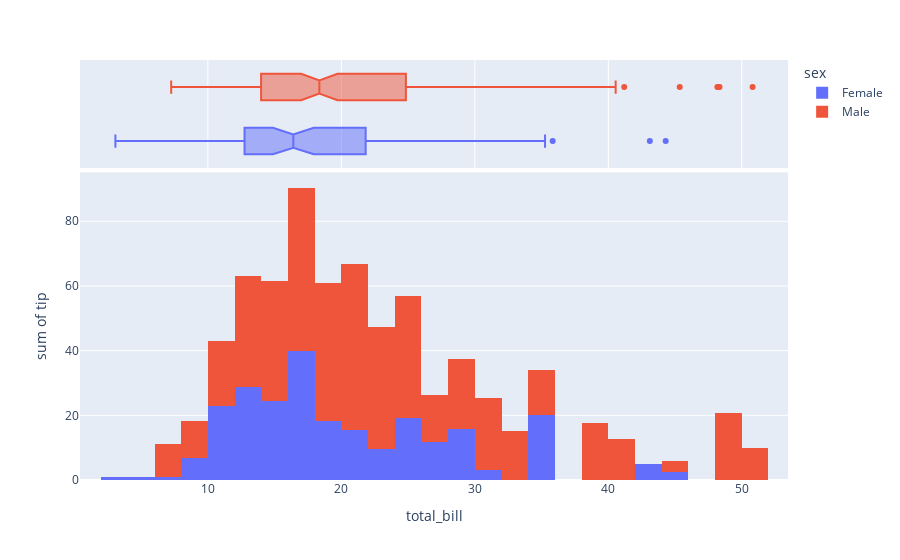

Notebook code cell kept with this figure:
### Markdown cell above
**Plotly** : *Combined statistical representations with px.histogram*

### Code cell
import plotly.express as px
df = px.data.tips()
fig = px.histogram(df, x="total_bill", y="tip", color="sex",
                   marginal="box", # or violin, rug
                   hover_data=df.columns)
fig.show()

### Figure 1 — Plotly figure (JSON) as saved in the notebook; plotly's stock layout.template omitted (floating-point values rounded to 4 significant figures; data arrays with more than 128 entries replaced by an {"elided": "..."} marker saying what was removed)
{"data": [{"alignmentgroup": "True", "bingroup": "x", "histfunc": "sum", "hovertemplate": "sex=Female<br>total_bill=%{x}<br>sum of tip=%{y}<extra></extra>", "legendgroup": "Female", "marker": {"color": "#636efa", "pattern": {"shape": ""}}, "name": "Female", "offsetgroup": "Female", "orientation": "v", "showlegend": true, "type": "histogram", "x": [16.99, 24.59, 35.26, 14.83, 10.33, 16.97, 20.29, 15.77, 19.65, 15.06, 20.69, 16.93, 10.29, 34.81, 26.41, 16.45, 3.07, 17.07, 26.86, 25.28, 14.73, 10.07, 34.83, 5.75, 16.32, 22.75, 11.35, 15.38, 44.3, 22.42, 20.92, 14.31, 7.25, 25.71, 17.31, 10.65, 12.43, 24.08, 13.42, 12.48, 29.8, 14.52, 11.38, 20.27, 11.17, 12.26, 18.26, 8.51, 10.33, 14.15, 13.16, 17.47, 27.05, 16.43, 8.35, 18.64, 11.87, 29.85, 25, 13.39, 16.21, 17.51, 10.59, 10.63, 9.6, 20.9, 18.15, 19.81, 43.11, 13, 12.74, 13, 16.4, 16.47, 12.76, 13.27, 28.17, 12.9, 30.14, 13.42, 15.98, 16.27, 10.09, 22.12, 35.83, 27.18, 18.78], "xaxis": "x", "y": [1.01, 3.61, 5, 3.02, 1.67, 3.5, 2.75, 2.23, 3, 3, 2.45, 3.07, 2.6, 5.2, 1.5, 2.47, 1, 3, 3.14, 5, 2.2, 1.83, 5.17, 1, 4.3, 3.25, 2.5, 3, 2.5, 3.48, 4.08, 4, 1, 4, 3.5, 1.5, 1.8, 2.92, 1.68, 2.52, 4.2, 2, 2, 2.83, 1.5, 2, 3.25, 1.25, 2, 2, 2.75, 3.5, 5, 2.3, 1.5, 1.36, 1.63, 5.14, 3.75, 2.61, 2, 3, 1.61, 2, 4, 3.5, 3.5, 4.19, 5, 2, 2.01, 2, 2.5, 3.23, 2.23, 2.5, 6.5, 1.1, 3.09, 3.48, 3, 2.5, 2, 2.88, 4.67, 2, 3], "yaxis": "y"}, {"alignmentgroup": "True", "customdata": {"elided": "87x5 mixed values"}, "hovertemplate": "sex=%{customdata[0]}<br>total_bill=%{x}<br>smoker=%{customdata[1]}<br>day=%{customdata[2]}<br>time=%{customdata[3]}<br>size=%{customdata[4]}<extra></extra>", "legendgroup": "Female", "marker": {"color": "#636efa"}, "name": "Female", "notched": true, "offsetgroup": "Female", "showlegend": false, "type": "box", "x": [16.99, 24.59, 35.26, 14.83, 10.33, 16.97, 20.29, 15.77, 19.65, 15.06, 20.69, 16.93, 10.29, 34.81, 26.41, 16.45, 3.07, 17.07, 26.86, 25.28, 14.73, 10.07, 34.83, 5.75, 16.32, 22.75, 11.35, 15.38, 44.3, 22.42, 20.92, 14.31, 7.25, 25.71, 17.31, 10.65, 12.43, 24.08, 13.42, 12.48, 29.8, 14.52, 11.38, 20.27, 11.17, 12.26, 18.26, 8.51, 10.33, 14.15, 13.16, 17.47, 27.05, 16.43, 8.35, 18.64, 11.87, 29.85, 25, 13.39, 16.21, 17.51, 10.59, 10.63, 9.6, 20.9, 18.15, 19.81, 43.11, 13, 12.74, 13, 16.4, 16.47, 12.76, 13.27, 28.17, 12.9, 30.14, 13.42, 15.98, 16.27, 10.09, 22.12, 35.83, 27.18, 18.78], "xaxis": "x2", "yaxis": "y2"}, {"alignmentgroup": "True", "bingroup": "x", "histfunc": "sum", "hovertemplate": "sex=Male<br>total_bill=%{x}<br>sum of tip=%{y}<extra></extra>", "legendgroup": "Male", "marker": {"color": "#EF553B", "pattern": {"shape": ""}}, "name": "Male", "offsetgroup": "Male", "orientation": "v", "showlegend": true, "type": "histogram", "x": {"elided": "157 float values"}, "xaxis": "x", "y": {"elided": "157 float values"}, "yaxis": "y"}, {"alignmentgroup": "True", "customdata": {"elided": "157x5 mixed values"}, "hovertemplate": "sex=%{customdata[0]}<br>total_bill=%{x}<br>smoker=%{customdata[1]}<br>day=%{customdata[2]}<br>time=%{customdata[3]}<br>size=%{customdata[4]}<extra></extra>", "legendgroup": "Male", "marker": {"color": "#EF553B"}, "name": "Male", "notched": true, "offsetgroup": "Male", "showlegend": false, "type": "box", "x": {"elided": "157 float values"}, "xaxis": "x2", "yaxis": "y2"}], "layout": {"barmode": "relative", "legend": {"title": {"text": "sex"}, "tracegroupgap": 0}, "margin": {"t": 60}, "xaxis": {"anchor": "y", "domain": [0, 1], "title": {"text": "total_bill"}}, "xaxis2": {"anchor": "y2", "domain": [0, 1], "matches": "x", "showgrid": true, "showticklabels": false}, "yaxis": {"anchor": "x", "domain": [0, 0.7326], "title": {"text": "sum of tip"}}, "yaxis2": {"anchor": "x2", "domain": [0.7426, 1], "matches": "y2", "showgrid": false, "showline": false, "showticklabels": false, "ticks": ""}}}
